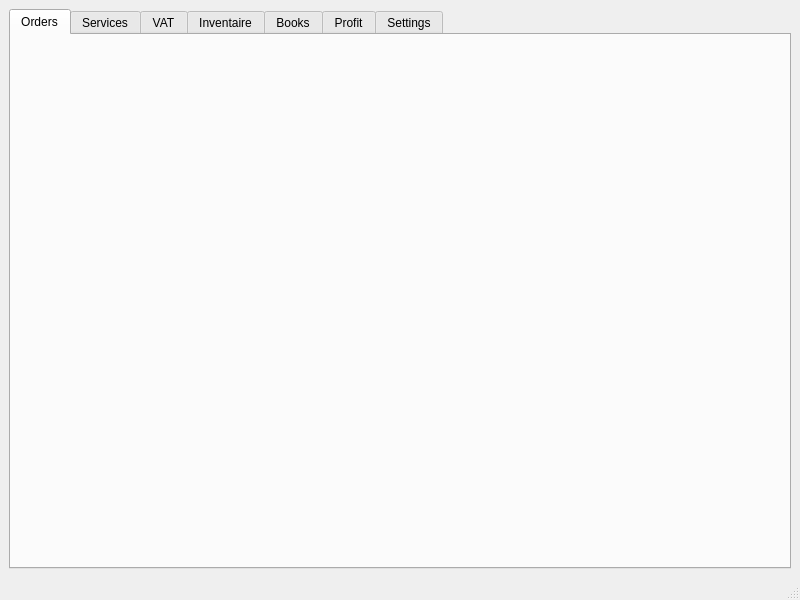
<?xml version="1.0" encoding="UTF-8"?>
<ui version="4.0">
 <class>MainWindow</class>
 <widget class="QMainWindow" name="MainWindow">
  <property name="geometry">
   <rect>
    <x>0</x>
    <y>0</y>
    <width>800</width>
    <height>600</height>
   </rect>
  </property>
  <property name="windowTitle">
   <string>AmzBooks</string>
  </property>
  <widget class="QWidget" name="centralwidget">
   <layout class="QVBoxLayout" name="verticalLayout">
    <item>
     <widget class="QTabWidget" name="tabWidget">
      <property name="currentIndex">
       <number>0</number>
      </property>
      <widget class="QWidget" name="tabOrders">
       <attribute name="title">
        <string>Orders</string>
       </attribute>
      </widget>
      <widget class="QWidget" name="tabServices">
       <attribute name="title">
        <string>Services</string>
       </attribute>
      </widget>
      <widget class="QWidget" name="tabVAT">
       <attribute name="title">
        <string>VAT</string>
       </attribute>
      </widget>
      <widget class="QWidget" name="tabInventory">
       <attribute name="title">
        <string>Inventaire</string>
       </attribute>
      </widget>
      <widget class="QWidget" name="tabBookkeeping">
       <attribute name="title">
        <string>Books</string>
       </attribute>
      </widget>
      <widget class="QWidget" name="tabProfit">
       <attribute name="title">
        <string>Profit</string>
       </attribute>
      </widget>
      <widget class="PaneSettings" name="tabSettings">
       <attribute name="title">
        <string>Settings</string>
       </attribute>
      </widget>
     </widget>
    </item>
   </layout>
  </widget>
  <widget class="QMenuBar" name="menubar">
   <property name="geometry">
    <rect>
     <x>0</x>
     <y>0</y>
     <width>800</width>
     <height>20</height>
    </rect>
   </property>
  </widget>
  <widget class="QStatusBar" name="statusbar"/>
 </widget>
 <customwidgets>
  <customwidget>
   <class>PaneSettings</class>
   <extends>QWidget</extends>
   <header>gui/panes/PaneSettings.h</header>
   <container>1</container>
  </customwidget>
 </customwidgets>
 <resources/>
 <connections/>
</ui>
